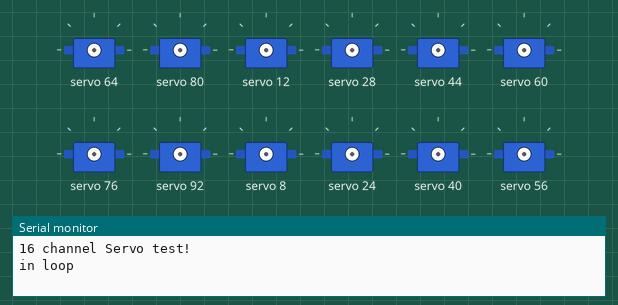
A sketch run on a simulated Arduino Uno, built with avr-gcc and run on an emulated ATmega328P. On the bench: 12 × servo, the last lines printed to the serial monitor.

Above: at 0.05 s.
At 9.25 s:
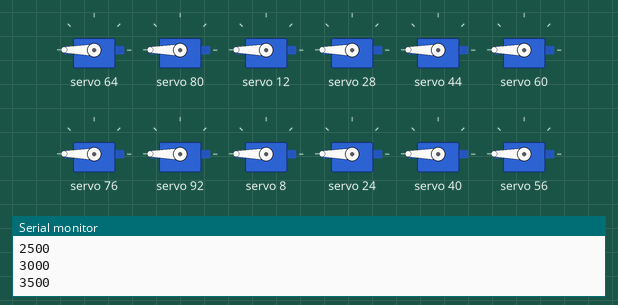
Timing chart, 0 to 12.1 s (numbered marks = the images above):
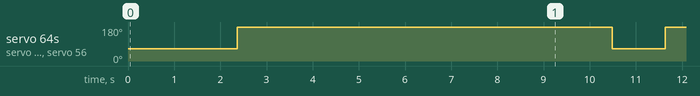

Measured:
- by itself, servo 64, servo 80, servo 12, servo 28, servo 44, servo 60, servo 76, servo 92, servo 8, servo 24, servo 40, servo 56: alternates 180° for 8.2 s and 66° for 1.1 s

The sketch:

pwm_test.ino
```cpp
#include <Wire.h>
#include <Adafruit_PWMServoDriver.h>

// called this way, it uses the default address 0x40
Adafruit_PWMServoDriver pwm = Adafruit_PWMServoDriver(0x44);
Adafruit_PWMServoDriver pwm1 = Adafruit_PWMServoDriver(0x45);
Adafruit_PWMServoDriver pwm2 = Adafruit_PWMServoDriver(0x47);
Adafruit_PWMServoDriver pwm3 = Adafruit_PWMServoDriver(0x48);
Adafruit_PWMServoDriver pwm4 = Adafruit_PWMServoDriver(0x49);
Adafruit_PWMServoDriver pwm5 = Adafruit_PWMServoDriver(0x4A);
Adafruit_PWMServoDriver pwm6 = Adafruit_PWMServoDriver(0x4B);
Adafruit_PWMServoDriver pwm7 = Adafruit_PWMServoDriver(0x4C);
Adafruit_PWMServoDriver pwm8 = Adafruit_PWMServoDriver(0x4D);
Adafruit_PWMServoDriver pwm9 = Adafruit_PWMServoDriver(0x4E);
Adafruit_PWMServoDriver pwm10 = Adafruit_PWMServoDriver(0x4F);
Adafruit_PWMServoDriver pwm11 = Adafruit_PWMServoDriver(0x50);
Adafruit_PWMServoDriver pwm12 = Adafruit_PWMServoDriver(0x51);
Adafruit_PWMServoDriver pwm13 = Adafruit_PWMServoDriver(0x40);
// you can also call it with a different address you want
//Adafruit_PWMServoDriver pwm = Adafruit_PWMServoDriver(0x41);

// Depending on your servo make, the pulse width min and max may vary, you
// want these to be as small/large as possible without hitting the hard stop
// for max range. You'll have to tweak them as necessary to match the servos you
// have!
//#define SERVOMIN  150 // this is the 'minimum' pulse length count (out of 4096)
//#define SERVOMAX  600 // this is the 'maximum' pulse length count (out of 4096)

// our servo # counter
//uint8_t servonum = 0;

void setup() {
  Serial.begin(9600);
  Serial.println("16 channel Servo test!");

  pwm.begin();

  pwm.setPWMFreq(100);  // update speed set to 100 Hz
  pwm1.begin();

  pwm1.setPWMFreq(100);  // update speed set to 100 Hz
    pwm2.begin();

  pwm2.setPWMFreq(100);  // update speed set to 100 Hz
      pwm3.begin();

  pwm3.setPWMFreq(100);  // update speed set to 100 Hz
      pwm4.begin();

  pwm4.setPWMFreq(100);  // update speed set to 100 Hz
      pwm5.begin();

  pwm5.setPWMFreq(100);  // update speed set to 100 Hz
      pwm6.begin();

  pwm6.setPWMFreq(100);  // update speed set to 100 Hz
      pwm7.begin();

  pwm7.setPWMFreq(100);  // update speed set to 100 Hz
      pwm8.begin();

  pwm8.setPWMFreq(100);  // update speed set to 100 Hz
      pwm9.begin();

  pwm9.setPWMFreq(100);  // update speed set to 100 Hz
      pwm10.begin();

  pwm10.setPWMFreq(100);  // update speed set to 100 Hz
      pwm11.begin();

  pwm11.setPWMFreq(100);  // update speed set to 100 Hz

      pwm12.begin();

  pwm12.setPWMFreq(100);  // update speed set to 100 Hz

      pwm13.begin();

  pwm13.setPWMFreq(100);  // update speed set to 100 Hz
}


void loop() {
  // Drive each servo one at a time
  Serial.println("in loop");
  for (uint16_t level = 0; level < 4000; level = level + 500){
  for (uint16_t pulselen = 0; pulselen <= 15 ; pulselen++) {
  pwm.setPin(pulselen, level, 0);
    pwm1.setPin(pulselen, level, 0);
    pwm2.setPin(pulselen, level, 0);
    pwm3.setPin(pulselen, level, 0);
    pwm4.setPin(pulselen, level, 0);
    pwm5.setPin(pulselen, level, 0);
    pwm6.setPin(pulselen, level, 0);
    pwm7.setPin(pulselen, level, 0);
    pwm8.setPin(pulselen, level, 0);
    pwm9.setPin(pulselen, level, 0);
    pwm10.setPin(pulselen, level, 0);
    pwm11.setPin(pulselen, level, 0);
    pwm12.setPin(pulselen, level, 0);
    pwm13.setPin(pulselen, level, 0);
  }
  Serial.println(level);
  delay(1000);
}

}
```
